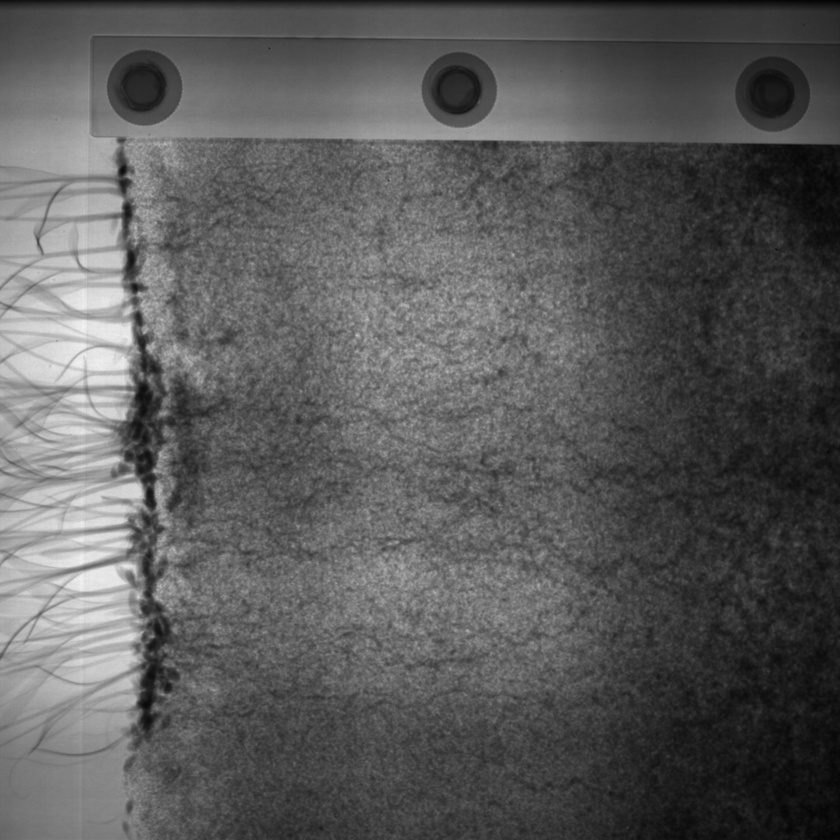
#> input picture working_with_images/panoramic stitching/data/left_image.jpg, 840 x 840 px, shrunk from 2048 x 2048 before the run
$ jupyter execute --allow-errors test_panoramic_stitching.ipynb
#> lines starting #> are read from the running program, lines starting #| are printed output that depends on the picture
Trying to merge 2 images using this [tutorial](https://www.youtube.com/watch?v=-9MXhM_HmxE)

 * Image1: bottom
 * Image2: top

[cell 1]
import cv2
import numpy as np
import os

[cell 2]
left_image = 'data/left_image.jpg'
assert os.path.exists(left_image)
right_image = 'data/right_image.jpg'

[cell 3]
left = cv2.imread(left_image, cv2.IMREAD_UNCHANGED)
#> left is the input picture: shape (840, 840); min 3, max 243, mean 90.2
right = cv2.imread(right_image, cv2.IMREAD_UNCHANGED)
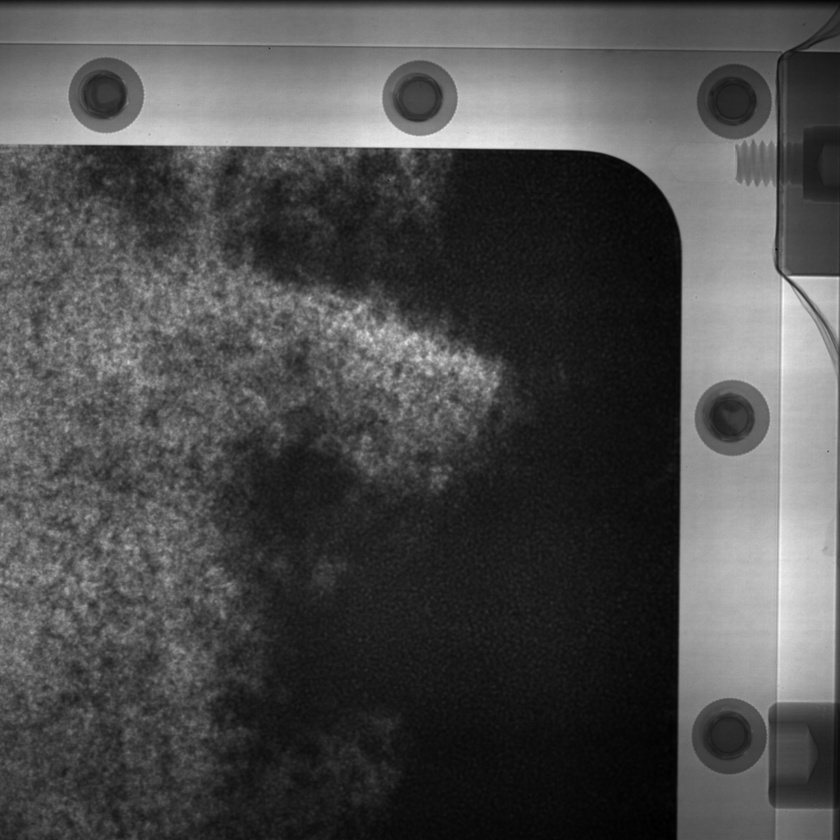
#> input picture working_with_images/panoramic stitching/data/right_image.jpg, 840 x 840 px, shrunk from 2048 x 2048 before the run
#> right is the input picture: shape (840, 840); min 0, max 249, mean 77.1

[cell 4]
# images = []
# images.append(left)
# images.append(bottom)

[cell 5]
sift = cv2.xfeatures2d.SIFT_create()

[cell 6]
kp1, des1 = sift.detectAndCompute(left, None)
#> kp1 = 2891 keypoints; strongest (x, y, size): (138, 318, 8.5), (141, 341, 9.5), (135, 490, 12.5), (128, 212, 10)

[cell 7]
cv2.imshow('original_image_left_keypoints', cv2.drawKeypoints(left, kp1, None))
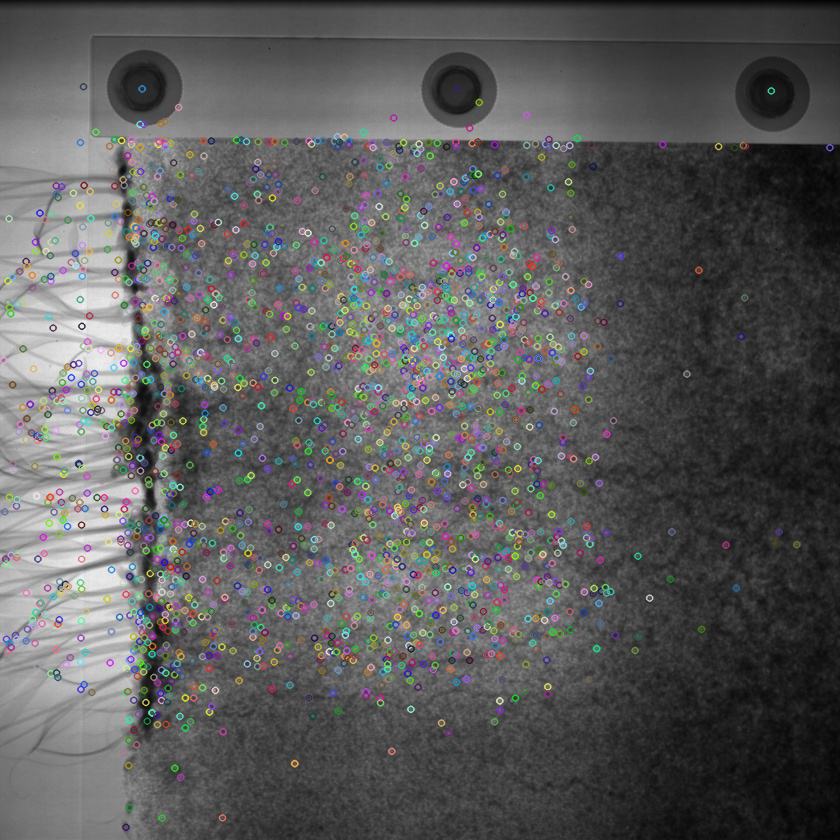
#> window 'original_image_left_keypoints': shape (840, 840, 3); mean B, G, R 91.2, 91.3, 91.2
